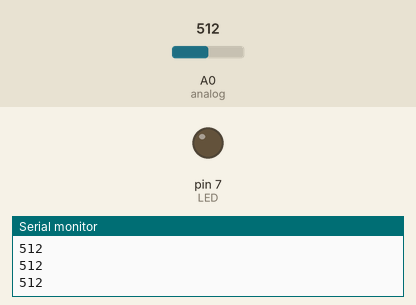
A sketch run on a simulated Arduino Uno, built with avr-gcc and run on an emulated ATmega328P. Parts: output pins drawn as LEDs (lit = HIGH), the last lines printed to the serial monitor. Inputs (shaded band) come from the test bench; at power-on: A0 (analog) = 512.

Above: at 1.2 s.
1.3 s: A0 (analog) set to 532
At 2.3 s:
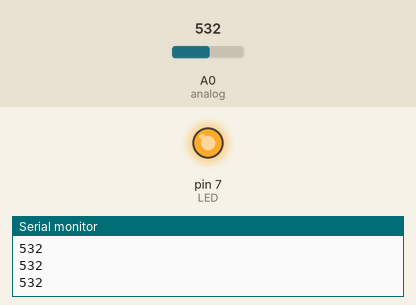
2.8 s: A0 (analog) set to 511
At 3.6 s:
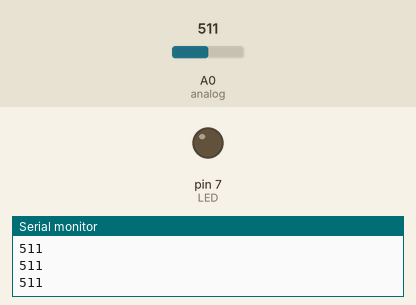
4.3 s: A0 (analog) set to 716
At 4.6 s:
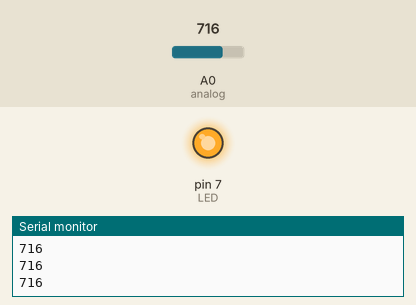
Timing chart, 0 to 7.3 s (numbered marks = the images above; inputs shaded):
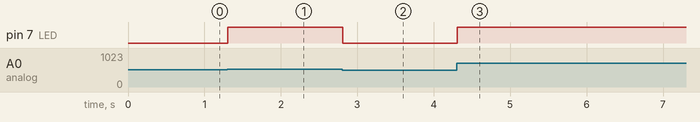

The sketch:

AnalogWrite.ino
```cpp
int analog = A0;
int value ;
int LED = 7 ;
int A ;
void setup()
{
  pinMode(analog, INPUT);
  pinMode(LED,OUTPUT);
  Serial.begin(9600);
}

void loop()
{
  value = analogRead(analog);
  Serial.println(value);
  A = map(value,0,1023,0,255);
  analogWrite(LED,A);

}
```

Measured:
- the behaviour switches between 513 and 514 on A0 (analog) (found by bisection; images 0 and 1)
- after the input at 1.3 s, pin 7 (LED): LOW → HIGH at once
- after the input at 2.8 s, pin 7 (LED): HIGH → LOW at once
- after the input at 4.3 s, pin 7 (LED): LOW → HIGH at once
